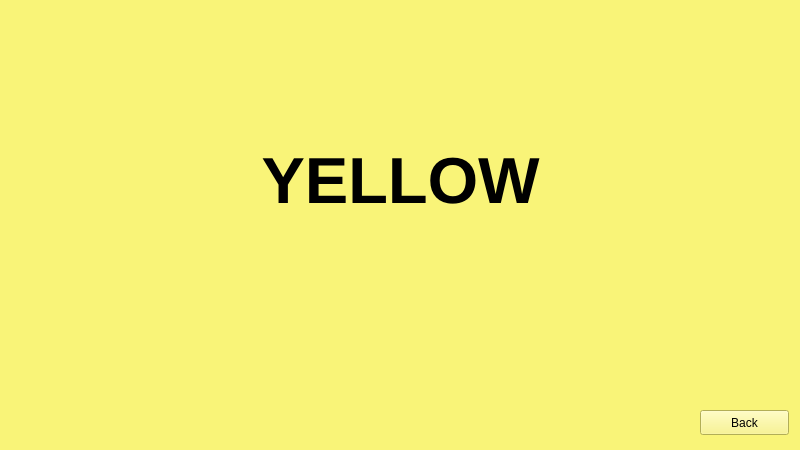
<?xml version="1.0" encoding="UTF-8"?>
<ui version="4.0">
 <class>MainWindow</class>
 <widget class="QMainWindow" name="MainWindow">
  <property name="geometry">
   <rect>
    <x>0</x>
    <y>0</y>
    <width>800</width>
    <height>450</height>
   </rect>
  </property>
  <property name="windowTitle">
   <string>MainWindow</string>
  </property>
  <property name="styleSheet">
   <string notr="true">background-color: rgb(249, 244, 120);</string>
  </property>
  <widget class="QWidget" name="centralwidget">
   <widget class="QLabel" name="lb_color">
    <property name="geometry">
     <rect>
      <x>90</x>
      <y>120</y>
      <width>621</width>
      <height>121</height>
     </rect>
    </property>
    <property name="font">
     <font>
      <pointsize>49</pointsize>
      <weight>75</weight>
      <bold>true</bold>
     </font>
    </property>
    <property name="text">
     <string>YELLOW</string>
    </property>
    <property name="textFormat">
     <enum>Qt::AutoText</enum>
    </property>
    <property name="alignment">
     <set>Qt::AlignCenter</set>
    </property>
   </widget>
   <widget class="QPushButton" name="btn_back">
    <property name="geometry">
     <rect>
      <x>700</x>
      <y>410</y>
      <width>89</width>
      <height>25</height>
     </rect>
    </property>
    <property name="text">
     <string>Back</string>
    </property>
   </widget>
  </widget>
 </widget>
 <resources/>
 <connections/>
</ui>
